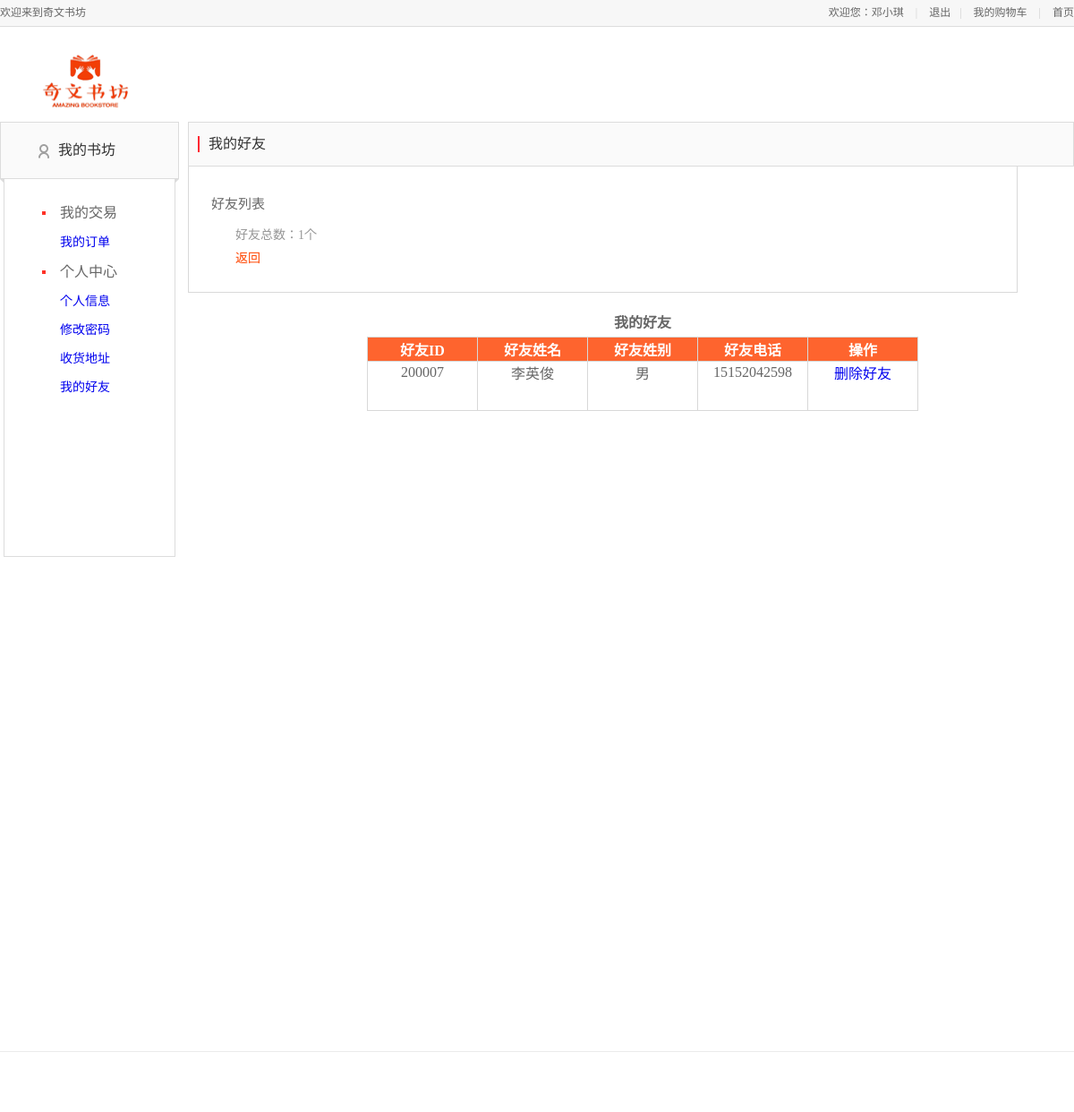
Before: /用户界面/frienddetail.php (signed in) with the older database file.
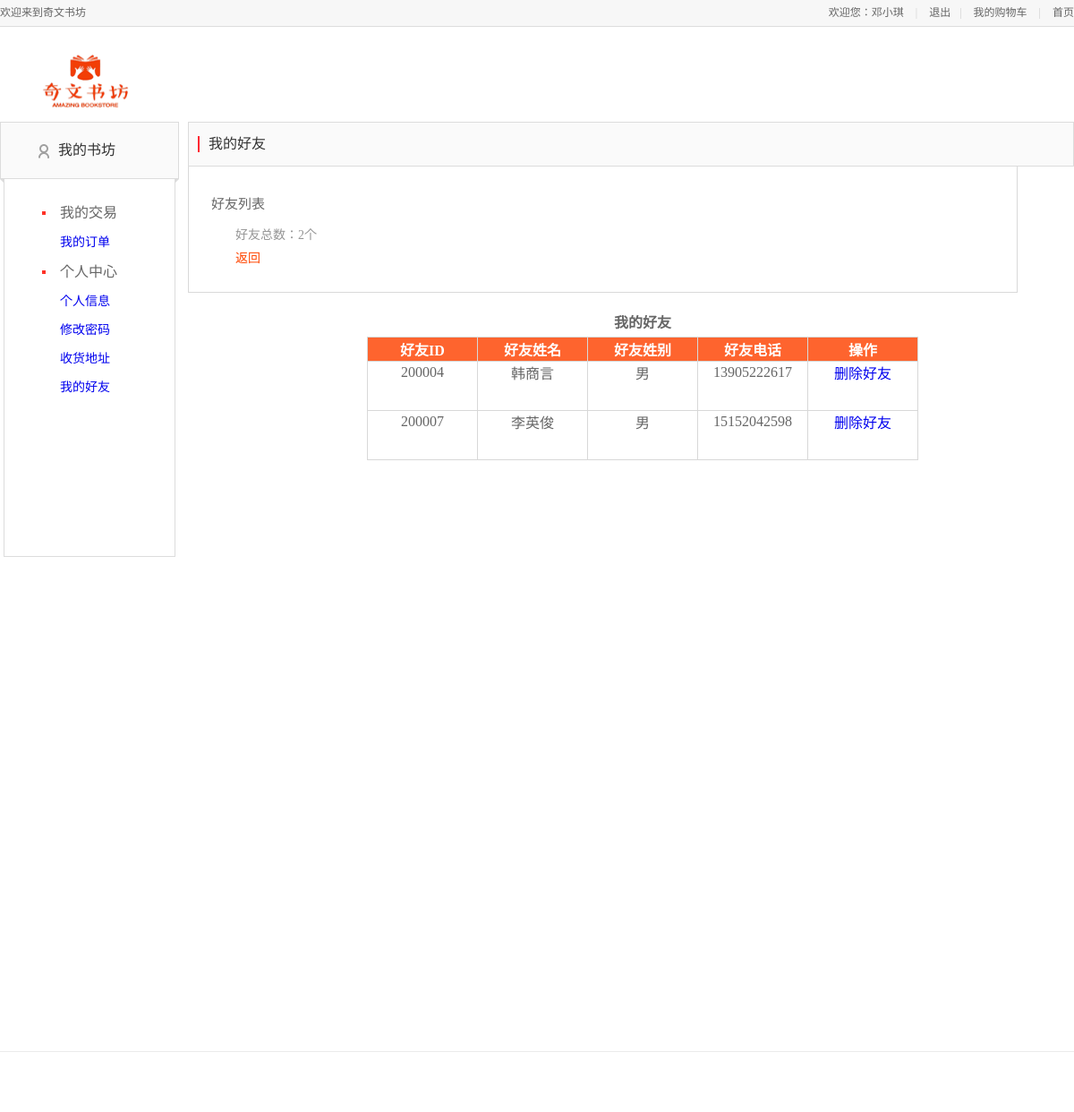
After: the same page with the newer database file.
### tables this page shows
CREATE TABLE IF NOT EXISTS `friend_relationship` (
  `uid` char(6) NOT NULL,
  `fid` char(6) NOT NULL,
  PRIMARY KEY (`uid`,`fid`)
);

CREATE TABLE IF NOT EXISTS `user_info` (
  `user_id` char(6) NOT NULL,
  `user_name` varchar(20) DEFAULT NULL,
  `user_sex` varchar(2) DEFAULT NULL,
  `user_tel` char(11) DEFAULT NULL,
  `user_password` varchar(14) DEFAULT NULL,
  `user_address` varchar(100) DEFAULT NULL,
  PRIMARY KEY (`user_id`)
);

### 用户界面/frienddetail.php (the view, shortened to what this page needs)
<html>
<head>
    <link rel="stylesheet" type="text/css" href="/css/base.css">
    <link rel="stylesheet" type="text/css" href="css/base_1.css">
    <link rel="stylesheet" type="text/css" href="css/address.css">
    <link rel="stylesheet" type="text/css" href="css/main.css">
    <link rel="stylesheet" type="text/css" href="css/reset.css">
    <link rel="stylesheet" type="text/css" href="css/foot.css">
</head>
<body>
<div class="header_con">
    <div class="header">
        <div class="welcome fl">欢迎来到奇文书坊</div>
        <div class="fr">
            <div class="login_btn fl">
                <?php
                include "db.php";
                if(empty($_SESSION['user_name']))
                    echo "<script>alert('请先登录！');window.location.href='index.php';</script>";
                else
                    echo'欢迎您：'.$_SESSION['user_name'];
                ?>
                <span>|</span>
                <a href="logout.php">退出</a>
            </div>
            <div class="user_link fl">
                <span>|</span>
                <a href="ShowCart.php">我的购物车</a>
                <span>|</span>
                <a href="index.php">首页</a>
            </div>
        </div>
    </div>
</div>
<div class="mydang">
    <div class="head">
        <a class="logo" href="index.php">
            <img src="images/logo1.png" alt="">
        </a>
    </div>
    <div class="my_left">
        <div class="my_menu">
            <h3 class="my_menu_title">
                <a href="#" id="J_myhomeBtn">我的书坊</a>
            </h3>
            <dl>
                <dt id="class600" name="orders">我的交易</dt>
                <dd>
                    <a href="checkorder.php">我的订单</a>
                </dd>
                <dt id="class640" name="personalinformation">个人中心</dt>
                <dd>
                    <a href="personalinfo.php" id="a_personal">个人信息</a>
                </dd>
                <dd>
                    <a href="editpwd.php" id="a_eidpwd">修改密码</a>
                </dd>
                <dd>
                    <a href="address.php" id="a_adress">收货地址</a>
                </dd>
                <dd>
                    <a href="friendlist.php" id="a_adress">我的好友</a>
                </dd>
            </dl>
        </div>
    </div>
    <div class="my_main">
        <div class="my_title">
            <span class="title">我的好友</span>
        </div>
        <div class="address_list">
            <h3>好友列表</h3>
            <dl>
                <dt>好友总数：<?php
                    $id=$_SESSION['user_id'];
                    $q = "SELECT * from friend_relationship WHERE uid='$id'";
                    $r = mysqli_query($conn,$q);
                    $ra=mysqli_num_rows($r);
                    echo $ra.'个'
                    ?></dt>
                <dt ><a href="friendlist.php" style="color: orangered">返回</a></dt>
            </dl>
        </div>
        <div class="shadow_box">
			 <p>
             <div class="table-con">
                <table>
                    <caption align="top" style="margin-bottom: 5px;"><strong>我的好友</strong></caption>
                <tr>
                  <th>好友ID</th>
                  <th>好友姓名</th>
				   <th>好友姓别</th>
                  <th>好友电话</th>
                    <th>操作</th>
                </tr>
                    <?php
                $id=$_SESSION["user_id"];
                $sql = "SELECT friend_relationship.uid,user_info.user_id AS friend_id,user_info.user_name,user_sex,user_info.user_tel FROM friend_relationship join user_info on friend_relationship.fid = user_info.user_id where uid='$id'";
                $res = mysqli_query($conn, $sql);
                while ($row = mysqli_fetch_assoc($res)) {
                ?>
                    <tr>
                            <td><?php echo $row["friend_id"] ?></td>
                            <td><?php echo $row["user_name"] ?></td>
							<td><?php echo $row["user_sex"]?></td>
                            <td><?php echo $row["user_tel"]?></td>
                            <td><a href="friendoperate.php?action=refuse&id=<?=$row['uid']?>">删除好友</a></td>
                    </tr>
                        <?php
                    }
                    ?>
                </table>
              </div>
			  </p>
            </div>
  </div>
    </div>
<div class="footer_nav_box">
</div>
</body>
</html>

Changed rows visible on the page:
added friend_relationship: user_info.user_id "200004", user_info.user_name "韩商言", user_info.user_sex "男", user_info.user_tel "13905222617"
Other visible differences:
$ra: "1" → "2"
